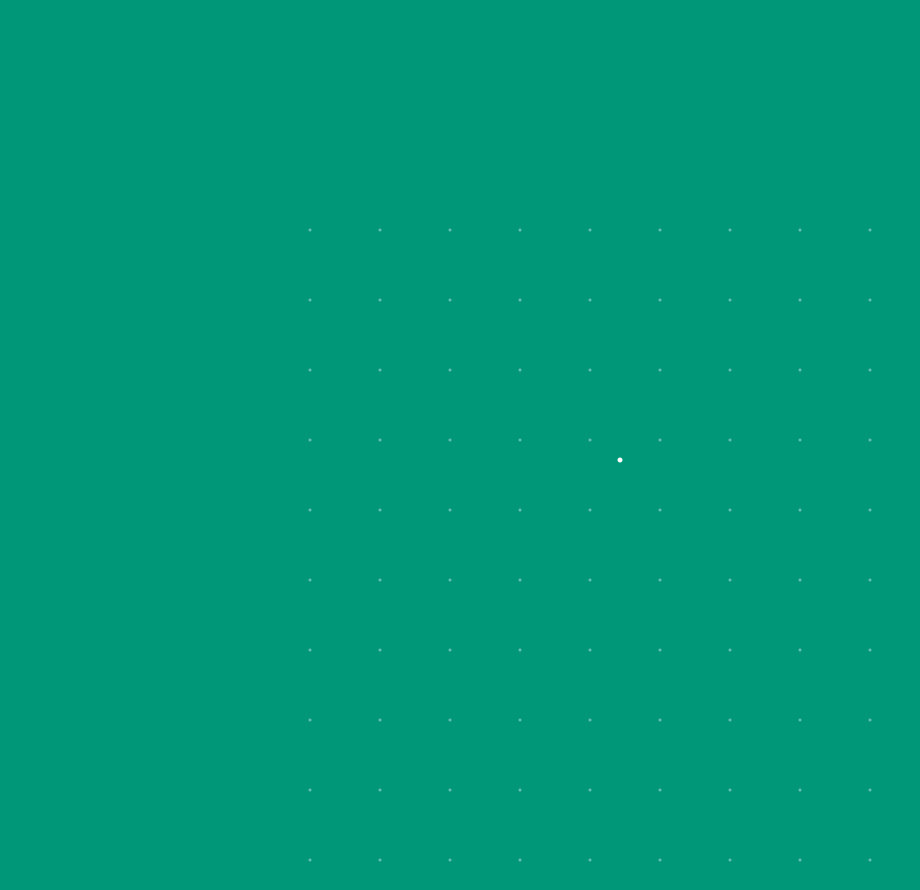
Frame 1 (no input)
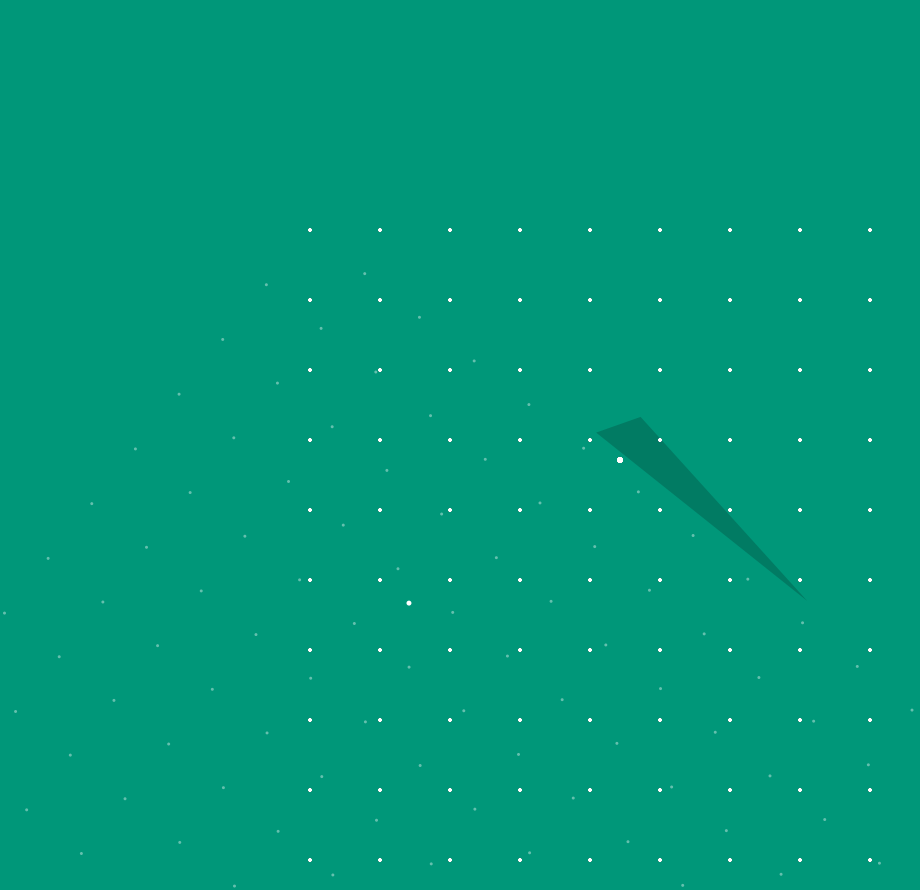
Frame 60 (the mouse pressed at the canvas centre just before this capture)
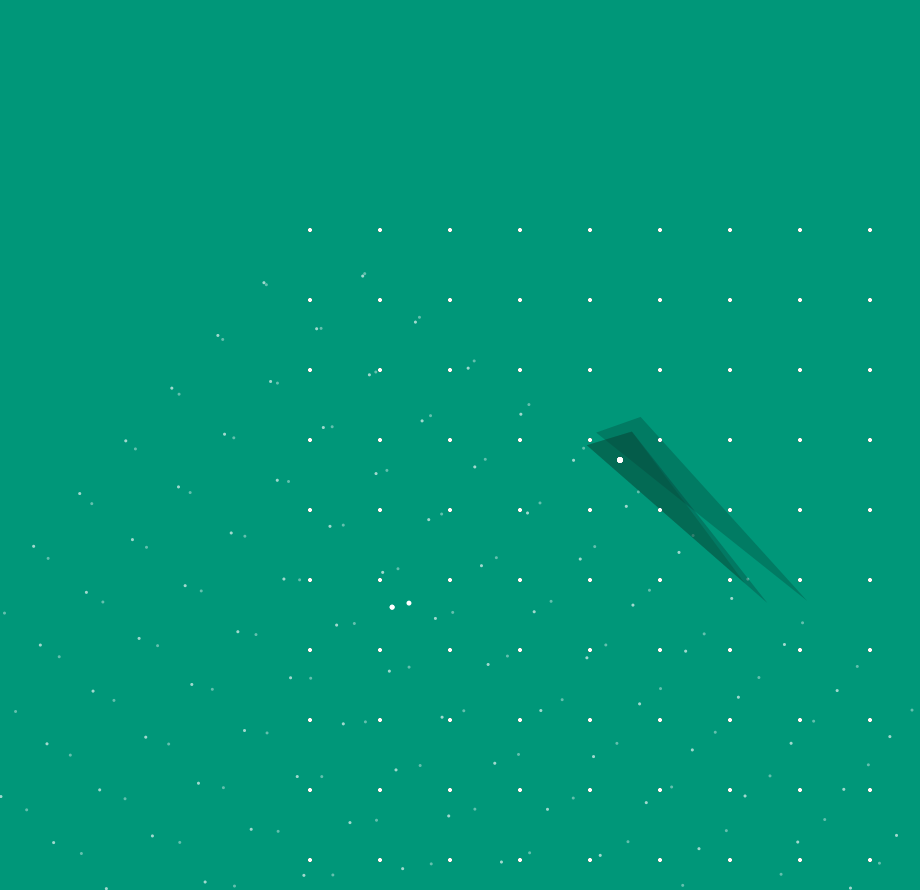
Frame 120 (the mouse held since frame 60 and released just before this capture)

The Processing sketch that drew these frames (run headless with seeded random() and noise(); from frame 60 on, the mouse is pressed at the canvas centre):

// Processing sketch: processing_80527
// ── processing_80527.pde

int triX=350;
int triY=-20;
int tri2X=-350;
int tri2Y=-20;
int lastSecond=0;
int xx,yy,cc=300,dd=400;
int trans=80;
int aa=(triX+300);
void setup() {
  size(920,890);
  smooth();
  background(0, 151, 121);
  frameRate(100);
}
  
void draw() {
  
  
  SS();
 
  bg();
}
  
void SS() {
  
  noStroke();
  
  xx+=1;
 
  translate(310, 230);
  
  /////second/////
  if(xx>30) {
  
    float s=map(second(),-40,100,0,TWO_PI)-HALF_PI;
    rotate(s);
    fill(random(6),random(234),50,trans);
    triangle(triX,triY,aa-=30,triY,(triX+25),(triY-40));
  
    xx=0;
  }
 }
void bg() {
  fill(255);
  
  ellipse(310,230,5,5);
  for (int k = 0; k < width; k+=70) {
    for (int l = 0; l< height+100; l+=70) {
      noStroke();
  
      fill(255,255,255,100);
      ellipse(k,l,3,3);
    }
  }
}
